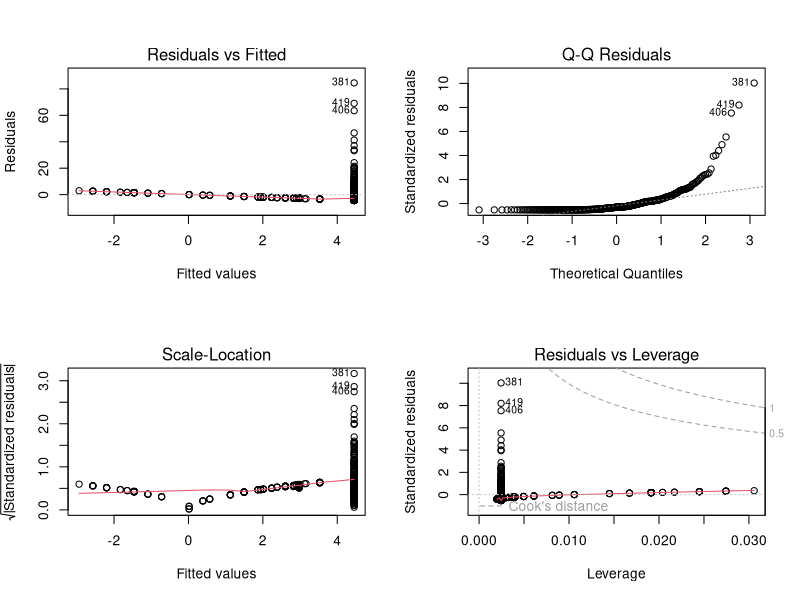
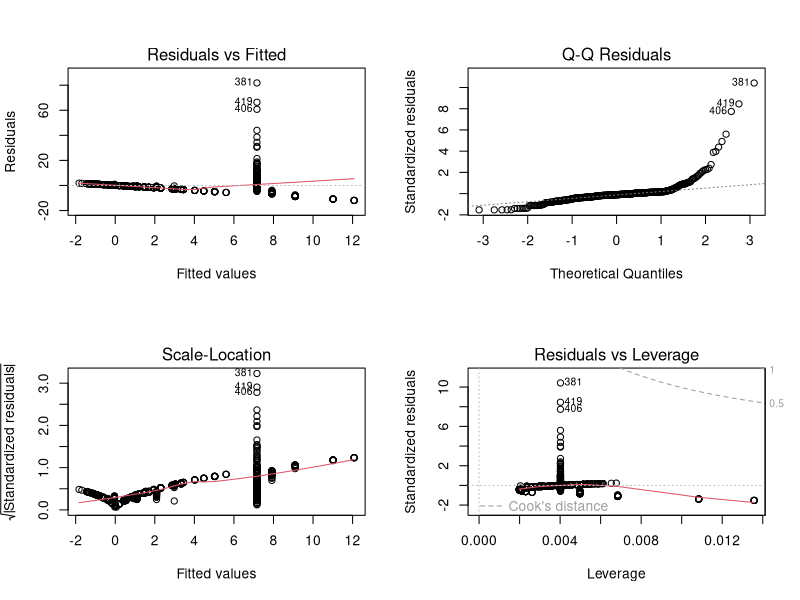
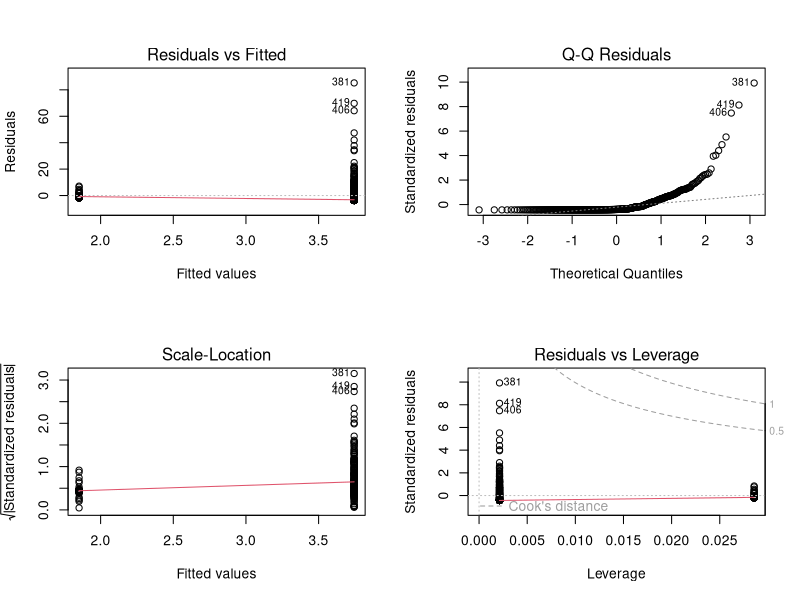
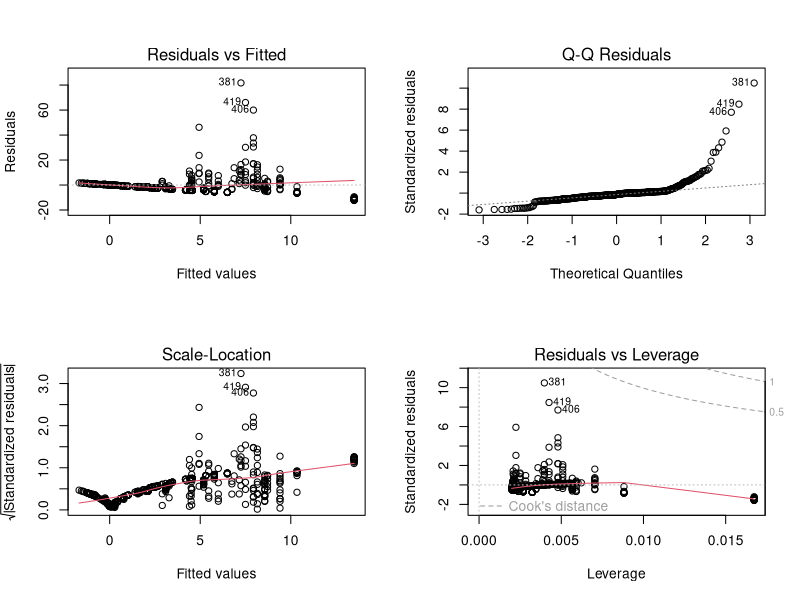
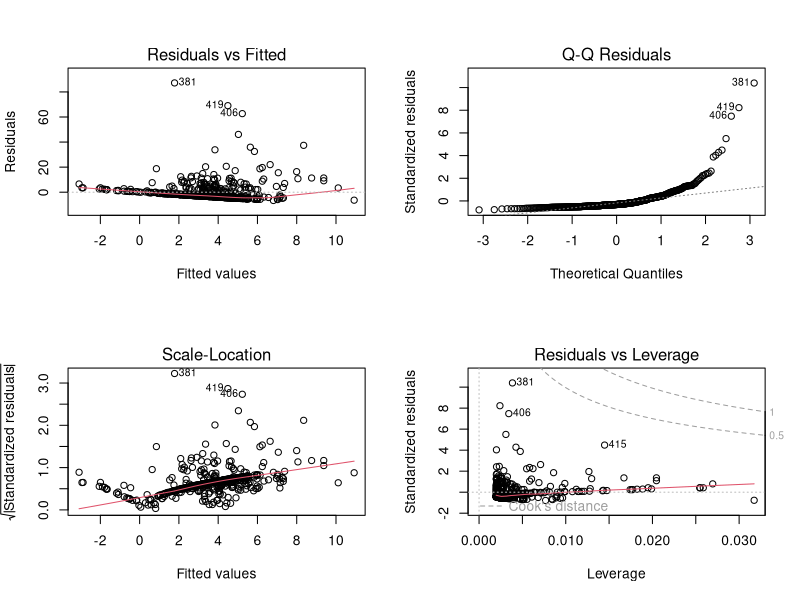
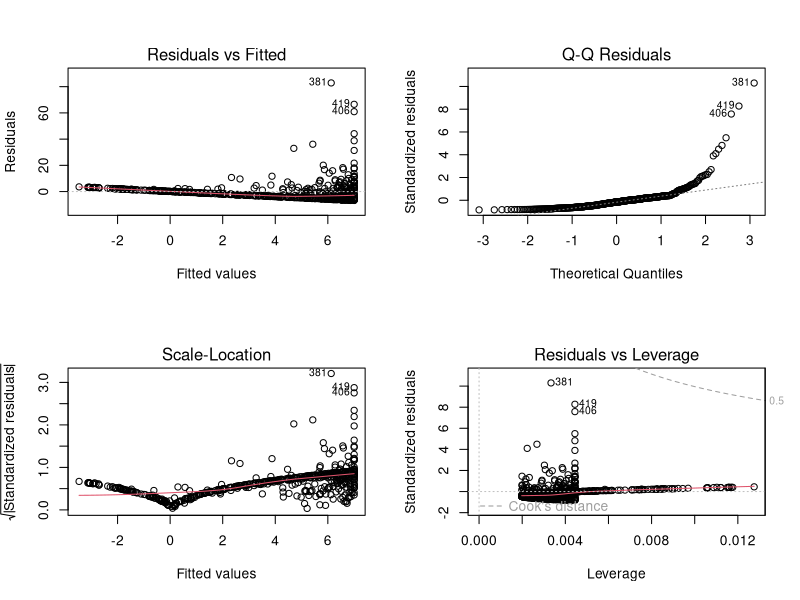
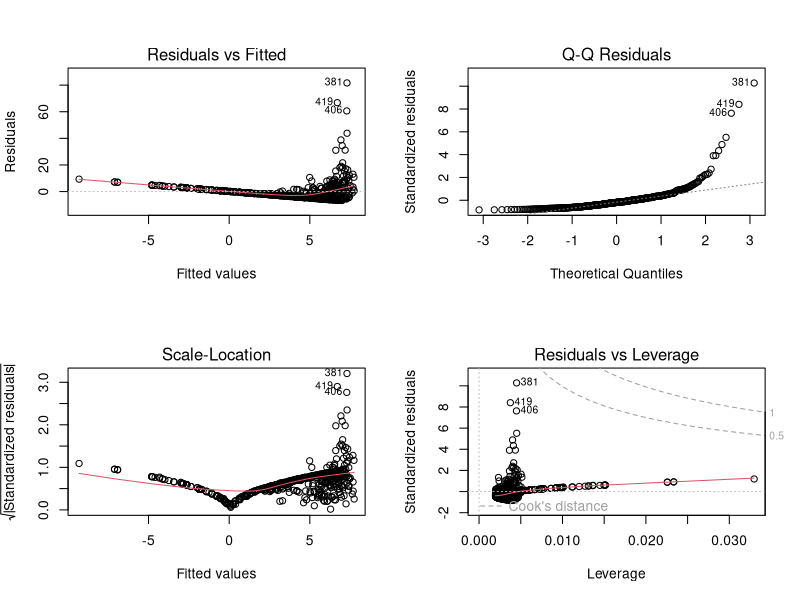
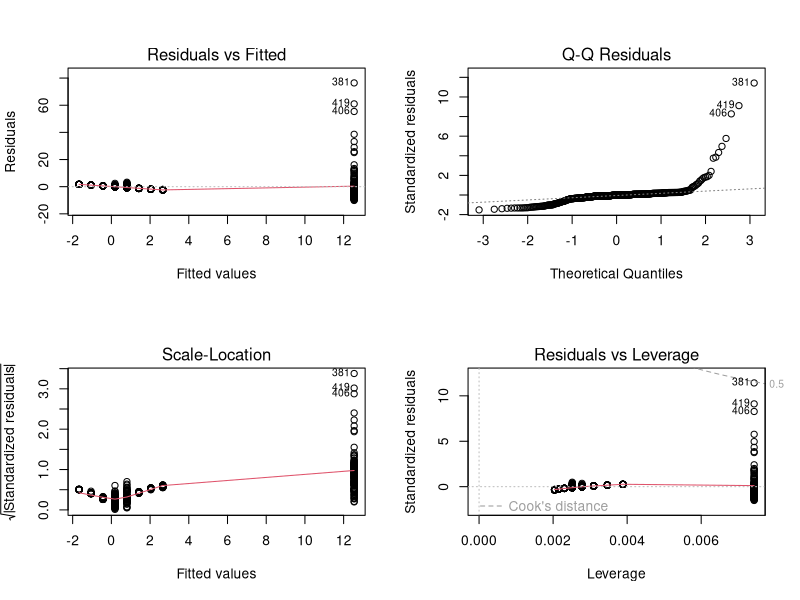

R code for these plots, in order: (Note: this script raises an error after producing the figures.)
# Reading in libraries
library(MASS)

# Attaching the Boston dataset to workspace
attach(Boston)

lm.function = function(predictor) {
  
  fit1 <- lm(crim ~ predictor, data = Boston)
  #fit1$coefficients
  # names(fit1$coefficients) <- c('Intercept', predictor)
  return(summary(fit1))
}

# for (v in c(rm, age)) {
#   summary(lm(crim ~ v, data = Boston))
# }
# lm.function(rm)

# a ####

# Creating a SLR model to predict crim using zn
lm.zn = lm(crim ~ zn, data = Boston)
summary(lm.zn)
# Based on the p-value (5.51e-6), zn has a significant association with crim

# Plotting diagnostic plots
par(mfrow = c(2,2))
plot(lm.zn)

# Creating a SLR model to predict crim using indus
lm.indus = lm(crim ~ indus, data = Boston)
summary(lm.indus)
# Based on the p-value (2e-16), indus has a significant association with crim

# Creating a SLR model to predict crim using chas
lm.chas = lm(crim ~ chas, data = Boston)
summary(lm.chas)
# Based on the p-value (.209), chas does not have an association with crim

# Creating a SLR model to predict crim using nox
lm.nox = lm(crim ~ nox, data = Boston)
summary(lm.nox)
# Based on the p-value (2e-16), nox has a significant association with crim

# Creating a SLR model to predict crim using rm
lm.rm = lm(crim ~ rm, data = Boston)
summary(lm.rm)
# Based on the p-value (6.35e-7), rn has a significant association with crim

# Creating a SLR model to predict crim using age
lm.age = lm(crim ~ age, data = Boston)
summary(lm.age)
# Based on the p-value (2.85e-16), age has a significant association with crim

# Creating a SLR model to predict crim using dis
lm.dis = lm(crim ~ dis, data = Boston)
summary(lm.dis)
# Based on the p-value (2e-16), dis has a significant association with crim

# Creating a SLR model to predict crim using rad
lm.rad = lm(crim ~ rad, data = Boston)
summary(lm.rad)
# Based on the p-value (2e-16), rad has a significant association with crim

# Creating a SLR model to predict crim using tax
lm.tax = lm(crim ~ tax, data = Boston)
summary(lm.tax)
# Based on the p-value (2e-16), tax has a significant association with crim

# Creating a SLR model to predict crim using ptratio
lm.ptratio = lm(crim ~ ptratio, data = Boston)
summary(lm.ptratio)
# Based on the p-value (2.94e-11), ptratio has a significant association with crim

# Creating a SLR model to predict crim using lstat
lm.lstat = lm(crim ~ lstat, data = Boston)
summary(lm.lstat)
# Based on the p-value (2e-16), lstat has a significant association with crim

# Creating a SLR model to predict crim using medv
lm.medv = lm(crim ~ medv, data = Boston)
summary(lm.medv)
# Based on the p-value (2e-16), tax has a significant association with crim

plot(lm.indus)
plot(lm.chas)
plot(lm.nox)
plot(lm.rm)
plot(lm.age)
plot(lm.dis)
plot(lm.rad)
plot(lm.tax)
plot(lm.ptratio)
plot(lm.lstat)
plot(lm.medv)

### FIXME: for loop melling
## FIXME: melling
### FIXME: 15d T

x = c(coefficients(lm.zn)[2],
      coefficients(lm.indus)[2],
      coefficients(lm.chas)[2],
      coefficients(lm.nox)[2],
      coefficients(lm.rm)[2],
      coefficients(lm.age)[2],
      coefficients(lm.dis)[2],
      coefficients(lm.rad)[2],
      coefficients(lm.tax)[2],
      coefficients(lm.ptratio)[2],
      coefficients(lm.black)[2],
      coefficients(lm.lstat)[2],
      coefficients(lm.medv)[2])
y = coefficients(lm.all)[2:14]
plot(x, y)

# x$coeffients <-  c('Intercept', "RME")

# b ####

# Fitting a multiple linear regression
mlr.fit = lm(crim ~ ., data=Boston)

# Viewing the statistics for the MLR model
summary(mlr.fit)

# c ####


# d ####

